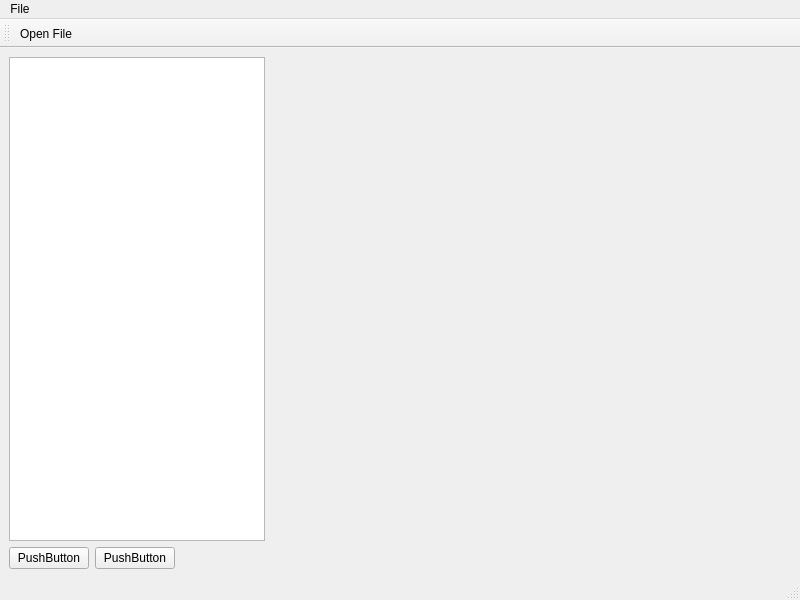
<?xml version="1.0" encoding="UTF-8"?>
<ui version="4.0">
 <class>MainWindow</class>
 <widget class="QMainWindow" name="MainWindow">
  <property name="geometry">
   <rect>
    <x>0</x>
    <y>0</y>
    <width>800</width>
    <height>600</height>
   </rect>
  </property>
  <property name="windowTitle">
   <string>MainWindow</string>
  </property>
  <widget class="QWidget" name="centralwidget">
   <layout class="QVBoxLayout" name="verticalLayout">
    <item>
     <layout class="QHBoxLayout" name="horizontalLayout">
      <item>
       <widget class="QTreeView" name="treeView">
        <property name="sizePolicy">
         <sizepolicy hsizetype="Fixed" vsizetype="Expanding">
          <horstretch>0</horstretch>
          <verstretch>0</verstretch>
         </sizepolicy>
        </property>
        <property name="contextMenuPolicy">
         <enum>Qt::ActionsContextMenu</enum>
        </property>
       </widget>
      </item>
      <item>
       <widget class="QWidget" name="widget" native="true">
        <property name="sizePolicy">
         <sizepolicy hsizetype="Expanding" vsizetype="Expanding">
          <horstretch>0</horstretch>
          <verstretch>0</verstretch>
         </sizepolicy>
        </property>
       </widget>
      </item>
     </layout>
    </item>
    <item>
     <layout class="QHBoxLayout" name="horizontalLayout_2">
      <item>
       <widget class="QPushButton" name="pushButton">
        <property name="text">
         <string>PushButton</string>
        </property>
       </widget>
      </item>
      <item>
       <widget class="QPushButton" name="pushButton_2">
        <property name="text">
         <string>PushButton</string>
        </property>
       </widget>
      </item>
      <item>
       <spacer name="horizontalSpacer">
        <property name="orientation">
         <enum>Qt::Horizontal</enum>
        </property>
        <property name="sizeHint" stdset="0">
         <size>
          <width>40</width>
          <height>20</height>
         </size>
        </property>
       </spacer>
      </item>
     </layout>
    </item>
   </layout>
  </widget>
  <widget class="QMenuBar" name="menubar">
   <property name="geometry">
    <rect>
     <x>0</x>
     <y>0</y>
     <width>800</width>
     <height>21</height>
    </rect>
   </property>
   <widget class="QMenu" name="menuFile">
    <property name="title">
     <string>File</string>
    </property>
    <addaction name="actionOpen_File"/>
   </widget>
   <addaction name="menuFile"/>
  </widget>
  <widget class="QStatusBar" name="statusbar"/>
  <widget class="QToolBar" name="toolBar">
   <property name="windowTitle">
    <string>toolBar</string>
   </property>
   <attribute name="toolBarArea">
    <enum>TopToolBarArea</enum>
   </attribute>
   <attribute name="toolBarBreak">
    <bool>false</bool>
   </attribute>
   <addaction name="actionOpen_File"/>
  </widget>
  <action name="actionOpen_File">
   <property name="icon">
    <iconset resource="icons.qrc">
     <normaloff>:/Downloads/fileopen.png</normaloff>:/Downloads/fileopen.png</iconset>
   </property>
   <property name="text">
    <string>Open File</string>
   </property>
   <property name="menuRole">
    <enum>QAction::NoRole</enum>
   </property>
  </action>
  <action name="actionItem_Options">
   <property name="text">
    <string>Item Options</string>
   </property>
   <property name="menuRole">
    <enum>QAction::NoRole</enum>
   </property>
  </action>
 </widget>
 <resources>
  <include location="icons.qrc"/>
 </resources>
 <connections/>
</ui>
